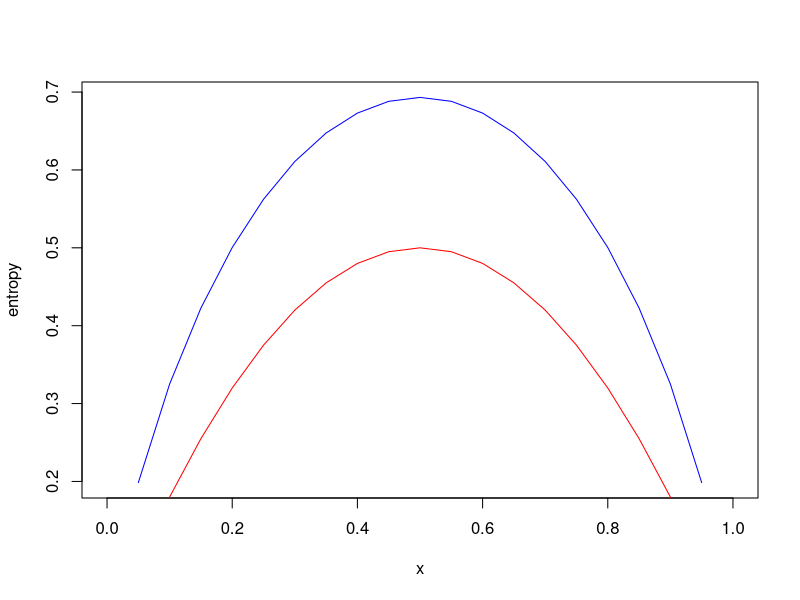

Write R code to recreate this figure.

x <- seq(0, 1, 0.05)

# The entropy function for a two-class classification.
entropy <- - x * log(x) - (1-x) * log(1-x)

# The gini impurity function for a two-class classification.
gini_impurity <- 1 - x ^ 2 - (1-x) ^ 2


plot(x, entropy, type="l", col="blue")
lines(x, gini_impurity, col="red")
